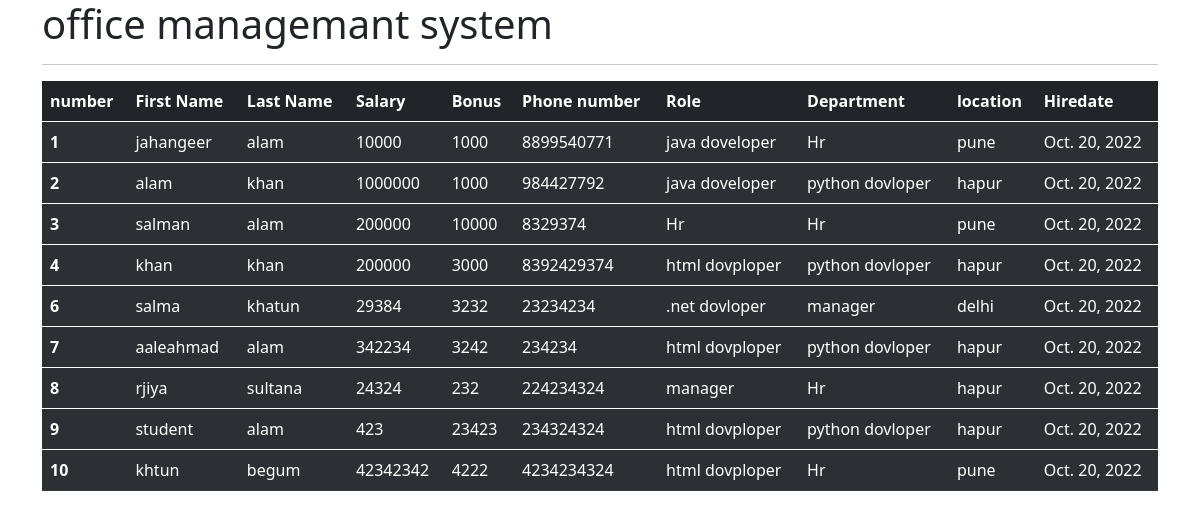
The app's page /all_emp with its own data.
### emp_app/models.py (models this page shows, shortened)
class Employee(models.Model):
    first_name = models.CharField(max_length=100, null=False)
    last_name = models.CharField(max_length=100, null=False)
    dept = models.ForeignKey(Department, on_delete = models.CASCADE)
    salary = models.IntegerField(default=0)
    bonus = models.IntegerField(default=0)
    role =  models.ForeignKey(Role,on_delete=models.CASCADE)
    mobil = models.IntegerField(default=0)
    hire_date = models.DateField()
    def __str__(self):
        return "%s,%s, %s" %(self.first_name, self.last_name,self.mobil)

class Role(models.Model):
    name = models.CharField(max_length=100, null=False)

class Department(models.Model):
    name = models.CharField(max_length=100, null=False)
    location = models.CharField(max_length=100)

### emp_app/views.py (the view)
# urls.py: path('all_emp',views.all_emp, name='all_emp'),
def all_emp(request):
    emps = Employee.objects.all()
    Context = {
        'emps' : emps
    }
    print(Context)
    return render(request,'all_emp.html',Context)

### emp_app/templates/all_emp.html (shortened to what this page needs)
<!DOCTYPE html>
<html lang="en">
<head>
    <link href="https://cdn.jsdelivr.net/npm/bootstrap@5.0.2/dist/css/bootstrap.min.css" rel="stylesheet">
</head>
<body>
    <div class="container">
        <h1>office managemant system</h1>
        <hr>
        <table class="table table-dark table-striped">
            <thead>
              <tr>
                <th scope="col">number</th>
                <th scope="col">First Name</th>
                <th scope="col">Last Name</th>
                <th scope="col">Salary</th>
                <th scope="col">Bonus</th>
                <th scope="col">Phone number</th>
                <th scope="col">Role</th>
                <th scope="col">Department</th>
                <th scope="col">location</th>
                <th scope="col">Hiredate</th>
              </tr>
            </thead>
            {% for emp in emps %}
            <tbody>
              <tr>
                <th scope="row">{{emp.id}}</th>
                <td>{{emp.first_name}}</td>
                <td>{{emp.last_name}}</td>
                <td>{{emp.salary}}</td>
                <td>{{emp.bonus}}</td>
                <td>{{emp.mobil}}</td>
                <td>{{emp.role.name}}</td>
                <td>{{emp.dept.name}}</td>
                <td>{{emp.dept.location}}</td>
                <td>{{emp.hire_date}}</td>
              </tr>
            </tbody>
            {% endfor %}
          </table>
      </div>
  </body>
</html>

### records on screen
Employee: id "1", first_name "jahangeer", last_name "alam", salary "10000", bonus "1000", mobil "8899540771", role.name "java doveloper", dept.name "Hr", dept.location "pune", hire_date "Oct. 20, 2022"
Employee: id "2", first_name "alam", last_name "khan", salary "1000000", bonus "1000", mobil "984427792", role.name "java doveloper", dept.name "python dovloper", dept.location "hapur", hire_date "Oct. 20, 2022"
Employee: id "3", first_name "salman", last_name "alam", salary "200000", bonus "10000", mobil "8329374", role.name "Hr", dept.name "Hr", dept.location "pune", hire_date "Oct. 20, 2022"
Employee: id "4", first_name "khan", last_name "khan", salary "200000", bonus "3000", mobil "8392429374", role.name "html dovploper", dept.name "python dovloper", dept.location "hapur", hire_date "Oct. 20, 2022"
Employee: id "6", first_name "salma", last_name "khatun", salary "29384", bonus "3232", mobil "23234234", role.name ".net dovloper", dept.name "manager", dept.location "delhi", hire_date "Oct. 20, 2022"
Employee: id "7", first_name "aaleahmad", last_name "alam", salary "342234", bonus "3242", mobil "234234", role.name "html dovploper", dept.name "python dovloper", dept.location "hapur", hire_date "Oct. 20, 2022"
Employee: id "8", first_name "rjiya", last_name "sultana", salary "24324", bonus "232", mobil "224234324", role.name "manager", dept.name "Hr", dept.location "hapur", hire_date "Oct. 20, 2022"
Employee: id "9", first_name "student", last_name "alam", salary "423", bonus "23423", mobil "234324324", role.name "html dovploper", dept.name "python dovloper", dept.location "hapur", hire_date "Oct. 20, 2022"
Employee: id "10", first_name "khtun", last_name "begum", salary "42342342", bonus "4222", mobil "4234234324", role.name "html dovploper", dept.name "Hr", dept.location "pune", hire_date "Oct. 20, 2022"
